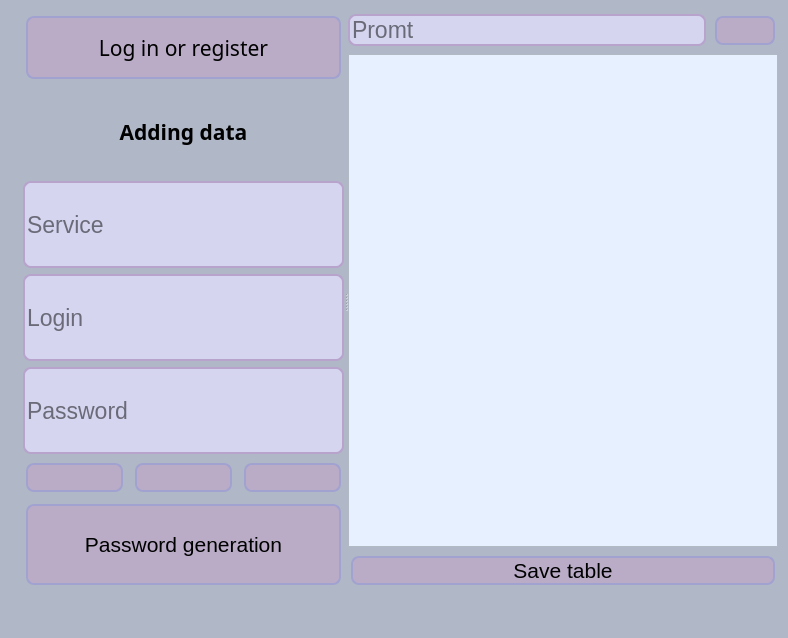
<?xml version="1.0" encoding="UTF-8"?>
<ui version="4.0">
 <class>MainWindow</class>
 <widget class="QMainWindow" name="MainWindow">
  <property name="geometry">
   <rect>
    <x>0</x>
    <y>0</y>
    <width>788</width>
    <height>638</height>
   </rect>
  </property>
  <property name="sizePolicy">
   <sizepolicy hsizetype="Fixed" vsizetype="Fixed">
    <horstretch>0</horstretch>
    <verstretch>0</verstretch>
   </sizepolicy>
  </property>
  <property name="windowTitle">
   <string>PasswordManager</string>
  </property>
  <property name="windowIcon">
   <iconset resource="resours.qrc">
    <normaloff>:/newPrefix/key_black_24dp.svg</normaloff>:/newPrefix/key_black_24dp.svg</iconset>
  </property>
  <property name="styleSheet">
   <string notr="true">QWidget {
    background-color: #b0b7c6;
    color: black;
    font-family: 'Gill Sans', 'Gill Sans MT', Calibri, 'Trebuchet MS', sans-serif;
	 font-size: 16pt;
    margin: 3px;
}

QPushButton{
    border: 2px solid #a2a2d0;
    background-color: #baacc7;
    border-radius: 8px;
}

QPushButton#LowerButton,
#DigitButton, 
#SpecialButton, 
#UpperButton{
    padding: 10px;
}

QPushButton:hover{
    background-color: #b7a3cc;
}

QPushButton:pressed{
    border: 4px solid #8360a8;
    border-radius: 8px;

}

QPushButton:checked{
    background-color: #9d82ba;
    border-color: #8360a8;

}
QLineEdit{
    border: 2px solid #b7a3cc;
    background-color: #d5d5f0;
    margin: 0;
    font-size: 17pt;
	border-radius: 8px;
}
</string>
  </property>
  <widget class="QWidget" name="centralwidget">
   <property name="sizePolicy">
    <sizepolicy hsizetype="Preferred" vsizetype="Fixed">
     <horstretch>0</horstretch>
     <verstretch>0</verstretch>
    </sizepolicy>
   </property>
   <widget class="QLabel" name="status_lab">
    <property name="geometry">
     <rect>
      <x>10</x>
      <y>590</y>
      <width>771</width>
      <height>51</height>
     </rect>
    </property>
    <property name="text">
     <string/>
    </property>
   </widget>
   <widget class="QSplitter" name="splitter">
    <property name="geometry">
     <rect>
      <x>20</x>
      <y>10</y>
      <width>761</width>
      <height>581</height>
     </rect>
    </property>
    <property name="orientation">
     <enum>Qt::Horizontal</enum>
    </property>
    <widget class="QWidget" name="layoutWidget">
     <layout class="QVBoxLayout" name="verticalLayout_2">
      <item>
       <widget class="QPushButton" name="MainLoginButton">
        <property name="sizePolicy">
         <sizepolicy hsizetype="Minimum" vsizetype="Maximum">
          <horstretch>10</horstretch>
          <verstretch>0</verstretch>
         </sizepolicy>
        </property>
        <property name="minimumSize">
         <size>
          <width>0</width>
          <height>69</height>
         </size>
        </property>
        <property name="font">
         <font>
          <family>Gill Sans</family>
          <pointsize>16</pointsize>
          <italic>false</italic>
         </font>
        </property>
        <property name="cursor">
         <cursorShape>PointingHandCursor</cursorShape>
        </property>
        <property name="text">
         <string>Log in or register</string>
        </property>
        <property name="iconSize">
         <size>
          <width>330</width>
          <height>70</height>
         </size>
        </property>
       </widget>
      </item>
      <item>
       <widget class="QLabel" name="label">
        <property name="font">
         <font>
          <family>Gill Sans</family>
          <pointsize>16</pointsize>
          <weight>75</weight>
          <bold>true</bold>
         </font>
        </property>
        <property name="text">
         <string>Adding data</string>
        </property>
        <property name="textFormat">
         <enum>Qt::AutoText</enum>
        </property>
        <property name="alignment">
         <set>Qt::AlignCenter</set>
        </property>
       </widget>
      </item>
      <item>
       <widget class="QLineEdit" name="ServerEdit">
        <property name="sizePolicy">
         <sizepolicy hsizetype="Preferred" vsizetype="Preferred">
          <horstretch>0</horstretch>
          <verstretch>0</verstretch>
         </sizepolicy>
        </property>
        <property name="placeholderText">
         <string>Service</string>
        </property>
       </widget>
      </item>
      <item>
       <widget class="QLineEdit" name="LoginEdit">
        <property name="sizePolicy">
         <sizepolicy hsizetype="Preferred" vsizetype="Preferred">
          <horstretch>0</horstretch>
          <verstretch>0</verstretch>
         </sizepolicy>
        </property>
        <property name="placeholderText">
         <string>Login</string>
        </property>
       </widget>
      </item>
      <item>
       <widget class="QLineEdit" name="PasswEdit">
        <property name="sizePolicy">
         <sizepolicy hsizetype="Preferred" vsizetype="Preferred">
          <horstretch>0</horstretch>
          <verstretch>0</verstretch>
         </sizepolicy>
        </property>
        <property name="placeholderText">
         <string>Password</string>
        </property>
       </widget>
      </item>
      <item>
       <layout class="QHBoxLayout" name="horizontalLayout_2">
        <item>
         <widget class="QPushButton" name="AppendButton">
          <property name="sizePolicy">
           <sizepolicy hsizetype="Minimum" vsizetype="Fixed">
            <horstretch>0</horstretch>
            <verstretch>0</verstretch>
           </sizepolicy>
          </property>
          <property name="text">
           <string/>
          </property>
          <property name="icon">
           <iconset resource="resours.qrc">
            <normaloff>:/newPrefix/save_black_24dp.svg</normaloff>:/newPrefix/save_black_24dp.svg</iconset>
          </property>
          <property name="iconSize">
           <size>
            <width>40</width>
            <height>58</height>
           </size>
          </property>
         </widget>
        </item>
        <item>
         <widget class="QPushButton" name="CopyButton">
          <property name="sizePolicy">
           <sizepolicy hsizetype="Minimum" vsizetype="Fixed">
            <horstretch>0</horstretch>
            <verstretch>0</verstretch>
           </sizepolicy>
          </property>
          <property name="text">
           <string/>
          </property>
          <property name="icon">
           <iconset resource="resours.qrc">
            <normaloff>:/newPrefix/content_copy_black_24dp.svg</normaloff>:/newPrefix/content_copy_black_24dp.svg</iconset>
          </property>
          <property name="iconSize">
           <size>
            <width>40</width>
            <height>58</height>
           </size>
          </property>
         </widget>
        </item>
        <item>
         <widget class="QPushButton" name="DeleteButton">
          <property name="sizePolicy">
           <sizepolicy hsizetype="Minimum" vsizetype="Fixed">
            <horstretch>0</horstretch>
            <verstretch>0</verstretch>
           </sizepolicy>
          </property>
          <property name="text">
           <string/>
          </property>
          <property name="icon">
           <iconset resource="resours.qrc">
            <normaloff>:/newPrefix/delete_black_24dp.svg</normaloff>:/newPrefix/delete_black_24dp.svg</iconset>
          </property>
          <property name="iconSize">
           <size>
            <width>53</width>
            <height>58</height>
           </size>
          </property>
         </widget>
        </item>
       </layout>
      </item>
      <item>
       <widget class="QPushButton" name="PasswGener">
        <property name="sizePolicy">
         <sizepolicy hsizetype="Preferred" vsizetype="Preferred">
          <horstretch>180</horstretch>
          <verstretch>0</verstretch>
         </sizepolicy>
        </property>
        <property name="minimumSize">
         <size>
          <width>180</width>
          <height>0</height>
         </size>
        </property>
        <property name="cursor">
         <cursorShape>PointingHandCursor</cursorShape>
        </property>
        <property name="layoutDirection">
         <enum>Qt::LeftToRight</enum>
        </property>
        <property name="text">
         <string>Password generation</string>
        </property>
       </widget>
      </item>
     </layout>
    </widget>
    <widget class="QWidget" name="layoutWidget">
     <layout class="QVBoxLayout" name="verticalLayout">
      <item>
       <layout class="QHBoxLayout" name="horizontalLayout">
        <item>
         <widget class="QLineEdit" name="SearchLine">
          <property name="placeholderText">
           <string>Promt</string>
          </property>
         </widget>
        </item>
        <item>
         <widget class="QPushButton" name="ResumeButton">
          <property name="sizePolicy">
           <sizepolicy hsizetype="Minimum" vsizetype="Fixed">
            <horstretch>0</horstretch>
            <verstretch>0</verstretch>
           </sizepolicy>
          </property>
          <property name="text">
           <string/>
          </property>
          <property name="icon">
           <iconset resource="resours.qrc">
            <normaloff>:/newPrefix/replay_black_24dp.svg</normaloff>:/newPrefix/replay_black_24dp.svg</iconset>
          </property>
          <property name="iconSize">
           <size>
            <width>37</width>
            <height>40</height>
           </size>
          </property>
         </widget>
        </item>
       </layout>
      </item>
      <item>
       <widget class="QTableWidget" name="tableWidget">
        <property name="sizePolicy">
         <sizepolicy hsizetype="Minimum" vsizetype="Expanding">
          <horstretch>0</horstretch>
          <verstretch>0</verstretch>
         </sizepolicy>
        </property>
        <property name="styleSheet">
         <string notr="true">background-color: rgb(230, 240, 255);
color: black;
font-family: 'Gill Sans', 'Gill Sans MT', Calibri, 'Trebuchet MS', sans-serif;
font-size: 9pt;
margin: 0px;

</string>
        </property>
       </widget>
      </item>
      <item>
       <widget class="QPushButton" name="TableButton">
        <property name="sizePolicy">
         <sizepolicy hsizetype="Minimum" vsizetype="Minimum">
          <horstretch>0</horstretch>
          <verstretch>0</verstretch>
         </sizepolicy>
        </property>
        <property name="cursor">
         <cursorShape>PointingHandCursor</cursorShape>
        </property>
        <property name="text">
         <string>Save table</string>
        </property>
       </widget>
      </item>
     </layout>
    </widget>
   </widget>
  </widget>
 </widget>
 <resources>
  <include location="resours.qrc"/>
 </resources>
 <connections/>
</ui>
